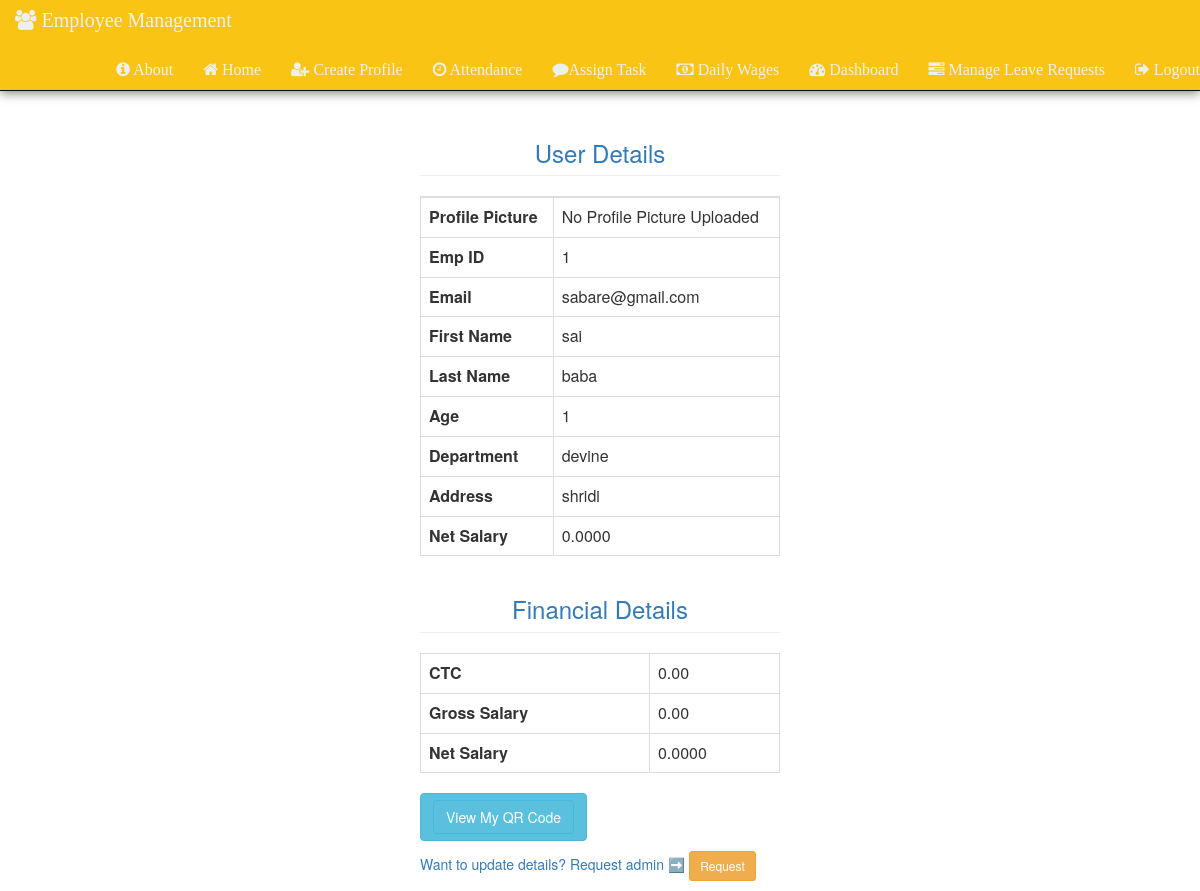
/profile/ (signed in), run on the app's committed database.
### Admin_Panel/models.py (models this page shows, shortened)
class Emp_Data(models.Model):
    user = models.OneToOneField(User, on_delete=models.CASCADE, null=True, blank=True)
    EmpId=models.IntegerField(default="")
    Email=models.EmailField(max_length=50,default="")
    FirstName=models.CharField(max_length=50,default="")
    LastName=models.CharField(max_length=50,default="")
    Age=models.IntegerField(default="")
    Department=models.CharField(max_length=50,default="")
    Address=models.CharField(max_length=100,default="")
    ProfilePicture = models.ImageField(upload_to='profile_pictures/', null=True, blank=True)
    CTC = models.DecimalField(max_digits=10, decimal_places=2, default=0.00)
    GrossSalary = models.DecimalField(max_digits=10, decimal_places=2, default=0.00)
    def calculate_net_salary(self):
        deduction_percentage = Decimal('0.10')
        deductions = (self.CTC - self.GrossSalary) * deduction_percentage
        net_salary = self.GrossSalary - deductions
        return net_salary

### Admin_Panel/views.py (the view)
# urls.py: path("profile/",views.profile,name="Profile"),
def profile(request):
    user_email = request.user.email
    net_salary = None
    employee = None
    try:
        employee = Emp_Data.objects.get(Email=user_email)
        net_salary = employee.calculate_net_salary()
    except Emp_Data.DoesNotExist:
        pass
    return render(request, 'profile.html',{'employee': employee, 'net_salary': net_salary})

### templates/User_Panel/profile.html (shortened to what this page needs)
{% extends "index.html" %}
{% block content %}
<div class="container-fluid" style="margin-top:100px;">
    <div class="col-md-offset-4 col-md-4">
        {% if employee %}
        <table class="table table-bordered">
            <tr>
                <h3 class="text-primary page-header text-center">User Details</h3>
            </tr>
              <tbody>
                <tr>
                    <th scope="col">Profile Picture</th>
                    <td>
                        {% if employee.ProfilePicture %}
                            <img src="{{ employee.ProfilePicture.url }}" alt="Profile Picture" class="img-thumbnail" style="width:150px; height:150px;">
                        {% else %}
                            No Profile Picture Uploaded
                        {% endif %}
                    </td>
                </tr>
                <tr>
                    <th scope="col">Emp ID</th>
                    <td>{{ employee.EmpId }}</td>
                </tr>
                <tr>
                    <th scope="col">Email</th>
                    <td>{{ employee.Email }}</td>
                </tr>
                <tr>
                    <th scope="col">First Name</th>
                    <td>{{ employee.FirstName }}</td>
                </tr>
                <tr>
                    <th scope="col">Last Name</th>
                    <td>{{ employee.LastName }}</td>
                </tr>
                <tr>
                    <th scope="col">Age</th>
                    <td>{{ employee.Age }}</td>
                </tr>
                <tr>
                    <th scope="col">Department</th>
                    <td>{{ employee.Department }}</td>
                </tr>
                <tr>
                    <th scope="col">Address</th>
                    <td>{{ employee.Address }}</td>
                </tr>
                <tr>
                    <th scope="col">Net Salary</th>
                    <td>{{ net_salary }}</td>
                </tr>
              </tbody>
        </table>
        <h3 class="text-primary page-header text-center">Financial Details</h3>
        <table class="table table-bordered">
            <tbody>
                <tr>
                    <th scope="col">CTC</th>
                    <td>{{ employee.CTC }}</td>
                </tr>
                <tr>
                    <th scope="col">Gross Salary</th>
                    <td>{{ employee.GrossSalary }}</td>
                </tr>
                <tr>
                    <th scope="col">Net Salary</th>
                    <td>{{ net_salary }}</td>
                </tr>
            </tbody>
        </table>
                <button type="button" class="btn btn-info" >
                    <a href="{% url 'qr_page' employee.id %}" class="btn btn-info">View My QR Code</a>
                </button>
        {% if user.is_staff %}
        <h5 class="text-primary">
            Want to update details? Request admin ➡️
            <form action="{% url 'send_request' %}" method="POST" style="display:inline;">
                <button type="submit" class="btn btn-warning btn-sm">Request</button>
            </form>
        </h5>
    {% endif %}
        {% endif %}
    </div>
</div>
{% endblock %}

### data on the page
Emp_Data: EmpId "1", Email "sabare@gmail.com", FirstName "sai", LastName "baba", Age "1", Department "devine", Address "shridi", CTC "0.00", GrossSalary "0.00"

### other printed values
{{ net_salary }} "0.0000"
